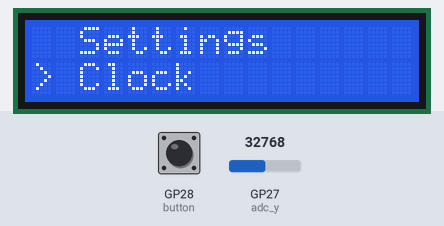
The program below on a simulated Raspberry Pi Pico running MicroPython. Parts: 16×2 character LCD. The test bench sets the inputs (shaded band); at power-on: GP28 (button) LOW, GP27 (adc_y) = 32768 (analog values on the 0–65535 scale). Library files of the repository ran but are not shown: pico_i2c_lcd.py.

Above: at 4.3 s.
4.4 s: GP28 (button) pulled HIGH for 0.15 s
At 5.5 s:
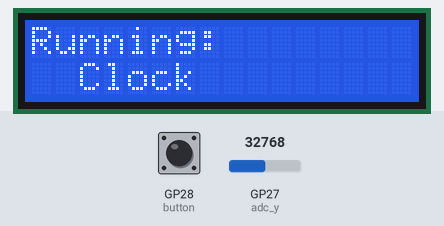
7.5 s: GP27 (adc_y) set to 61232
9.0 s: GP27 (adc_y) set to 63088
At 9.4 s:
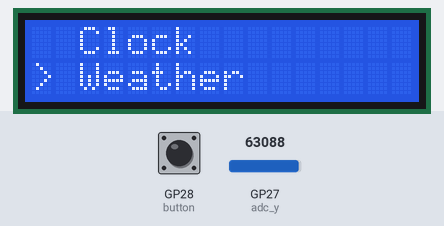
10.5 s: GP28 (button) pulled HIGH for 1 s
At 11.5 s:
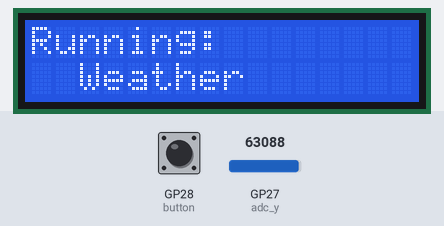
14.0 s: GP28 (button) pulled HIGH for 3.2 s
18.7 s: GP27 (adc_y) set to 3168
20.2 s: GP27 (adc_y) set to 2752
At 21.3 s:
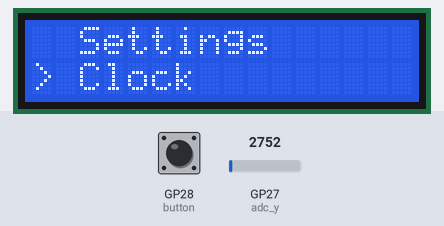
Timing chart, 0 to 22.7 s (numbered marks = the images above; inputs shaded):
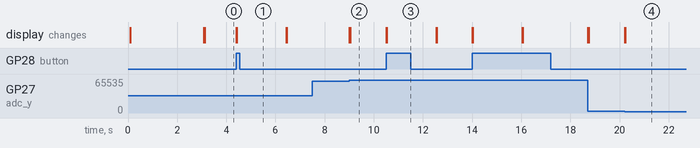

The program:

picoMainTest2.py
```python
# This is the main file for the Pi Pico build.
# It handles the overall structure, initializes hardware, and
# controls the main menu system using an LCD display.

from machine import Pin, ADC, I2C
import time

# Import your existing LCD library files.
from pico_i2c_lcd import I2cLcd

# --- Hardware Setup (shared across all apps) ---

# For the LCD:
# Connect the Pico's GP0 (SDA) to the LCD's SCL pin.
# Connect the Pico's GP1 (SCL) to the LCD's SDA pin.
# Connect GND and VCC on the LCD to the Pico's GND and 3.3V pins.
I2C_SDA_PIN = 0
I2C_SCL_PIN = 1
# Check your LCD's I2C address, 0x27 is a common one.
I2C_ADDR = 0x27
NUM_LINES = 2
NUM_COLS = 16

i2c = I2C(0, sda=Pin(I2C_SDA_PIN), scl=Pin(I2C_SCL_PIN), freq=400000)
lcd = I2cLcd(i2c, I2C_ADDR, NUM_LINES, NUM_COLS)

# For the Joystick:
# Connect the Joystick's VRX pin to a Pico ADC pin (e.g., GP26).
# Connect the Joystick's VRY pin to another Pico ADC pin (e.g., GP27).
# Connect GND and VCC on the joystick to a Pico's GND and 3.3V pins.
JOYSTICK_X_PIN = 26
JOYSTICK_Y_PIN = 27
adc_x = ADC(Pin(JOYSTICK_X_PIN))
adc_y = ADC(Pin(JOYSTICK_Y_PIN))

# For the Joystick Button:
# Connect one side of the button to a Pico GPIO pin (e.g., GP28).
# Connect the other side of the button to GND.
# The internal pull-down resistor will handle the floating input.
BUTTON_PIN = 28
button = Pin(BUTTON_PIN, Pin.IN, Pin.PULL_DOWN)

# --- Startup Script Placeholder ---
def startup_script():
    """
    This function runs once on boot for any one-time initialization.
    """
    lcd.clear()
    lcd.putstr("  Pico Project  ")
    lcd.move_to(0, 1)
    lcd.putstr("    Starting... ")
    time.sleep(3)

# --- Menu State Management ---
# The simplified menu items.
menu_items = [
    "Clock",
    "Weather",
    "Lights",
    "Settings",
]

# State variables for menu navigation.
current_menu_index = 0
last_y_state = 0
last_button_state = 0
DEBOUNCE_DELAY_MS = 200 # Time in milliseconds to debounce input.
last_menu_change_time = time.ticks_ms()

def update_menu_display():
    """
    Updates the menu display on the LCD screen, handling padding to prevent artifacts.
    """
    lcd.clear()

    # Display the menu item above the current selection on the top line.
    lcd.move_to(0, 0)
    prev_index = (current_menu_index - 1 + len(menu_items)) % len(menu_items)
    prev_item_text = f"  {menu_items[prev_index]}"
    lcd.putstr(prev_item_text.ljust(NUM_COLS)) # Use ljust for padding.

    # Display the selected menu item on the bottom line with a '>' indicator.
    lcd.move_to(0, 1)
    current_item_text = f"> {menu_items[current_menu_index]}"
    lcd.putstr(current_item_text.ljust(NUM_COLS)) # Use ljust for padding.

def execute_action(menu_item):
    """
    Placeholder function to handle menu item selection.
    This will eventually call the correct app's function.
    """
    lcd.clear()
    lcd.move_to(0, 0)
    lcd.putstr("Running:")
    lcd.move_to(0, 1)
    lcd.putstr(f"  {menu_item}")
    time.sleep(2)
    # Return to the menu after the action.
    update_menu_display()

def main_loop():
    """
    The central main loop of the system. It handles menu navigation.
    """
    global current_menu_index, last_y_state, last_button_state, last_menu_change_time

    # Run the startup script once.
    startup_script()
    update_menu_display()

    while True:
        # Read the 16-bit value from the ADC pin for the Y-axis.
        y_val = adc_y.read_u16()

        # Determine joystick state based on thresholds.
        menu_y_state = 0
        if y_val < 3000:
            menu_y_state = -1 # Up
        elif y_val > 62000:
            menu_y_state = 1 # Down

        # Read the button state.
        button_state = button.value()

        # Get the current time for debouncing.
        current_time = time.ticks_ms()

        # Check if the joystick state has changed and if enough time has passed.
        if menu_y_state != last_y_state and (current_time - last_menu_change_time) > DEBOUNCE_DELAY_MS:
            if menu_y_state == -1:
                # Move up in the menu, with wrap-around.
                current_menu_index = (current_menu_index - 1 + len(menu_items)) % len(menu_items)
            elif menu_y_state == 1:
                # Move down in the menu, with wrap-around.
                current_menu_index = (current_menu_index + 1) % len(menu_items)

            # Update the last state and time.
            last_y_state = menu_y_state
            last_menu_change_time = current_time

            # Update the display immediately after a change.
            update_menu_display()

        # Check for a button press.
        if button_state == 1 and last_button_state == 0:
            # A rising edge has been detected, indicating a button press.
            # Call the execute_action function with the selected menu item.
            execute_action(menu_items[current_menu_index])

        # Update the last button state.
        last_button_state = button_state

        # Small delay to prevent the loop from running too fast.
        time.sleep(0.01)

if __name__ == "__main__":
    main_loop()
```

Measured:
- the behaviour switches between 62000 and 62016 on GP27 (adc_y) (found by bisection; images 1 and 2)
- the behaviour switches between 3008 and 2992 on GP27 (adc_y) (found by bisection; images 3 and 4)
- after the input at 4.4 s, the display: first changes at once (image 1 shows a later state)
- after the input at 7.5 s, every drawn part: stays the same
- after the input at 9.0 s, the display: first changes at once (image 2 shows a later state)
- after the input at 10.5 s, the display: first changes at once (image 3 shows a later state)
- after the input at 20.2 s, the display: first changes at once (image 4 shows a later state)
